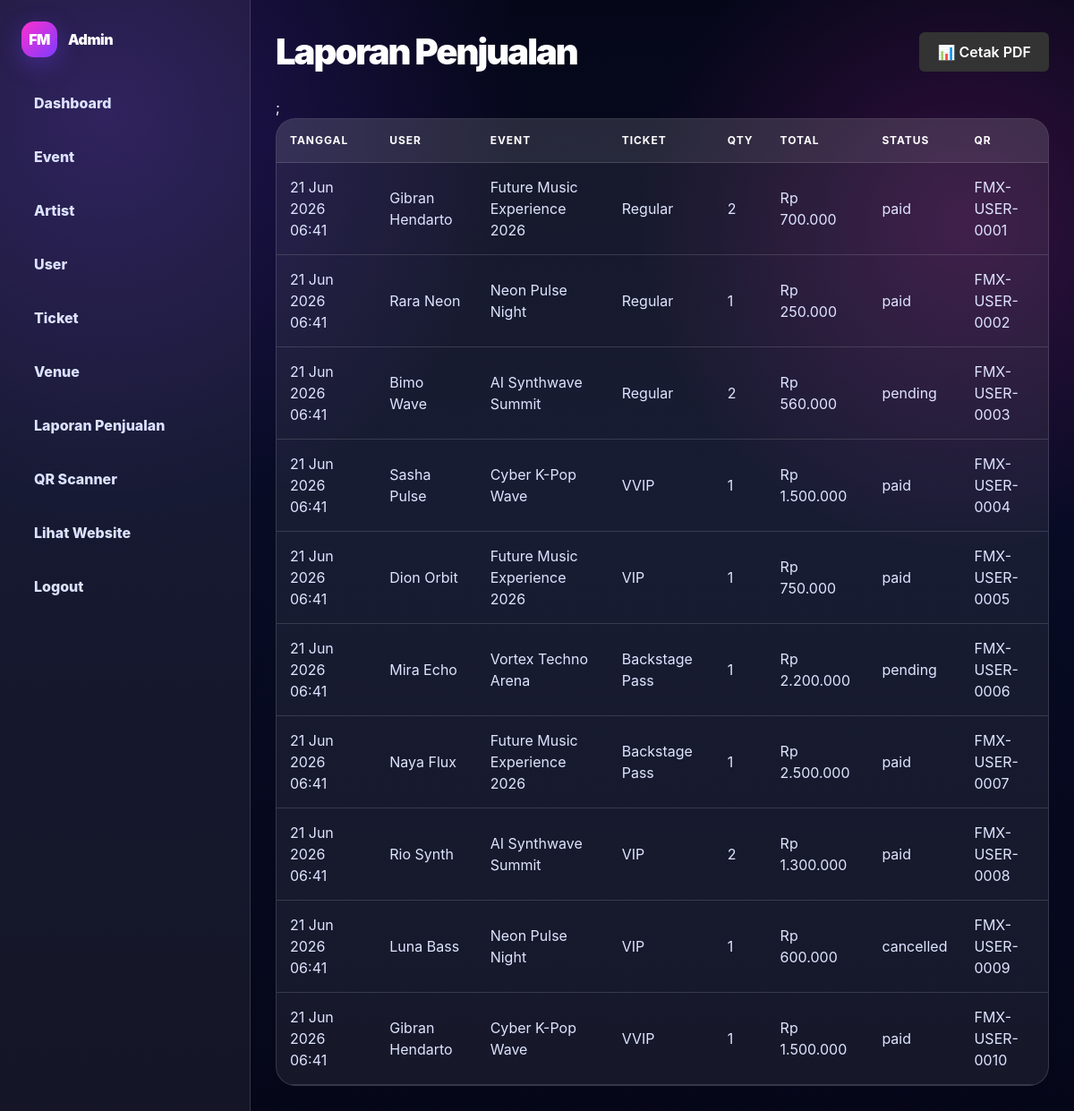
Page /admin/purchases.php (signed in) on the committed database.
### tables this page shows
CREATE TABLE `purchases` (
  `id_purchase` int NOT NULL,
  `id_user` int NOT NULL,
  `id_event` int NOT NULL,
  `id_ticket` int NOT NULL,
  `quantity` int NOT NULL,
  `total_price` decimal(12,2) NOT NULL,
  `buyer_name` varchar(120) NOT NULL,
  `buyer_email` varchar(150) NOT NULL,
  `status` enum('pending','paid','cancelled') NOT NULL DEFAULT 'pending',
  `qr_code` varchar(80) NOT NULL,
  `created_at` timestamp NULL DEFAULT CURRENT_TIMESTAMP
);

CREATE TABLE `users` (
  `id_user` int NOT NULL,
  `name` varchar(120) NOT NULL,
  `email` varchar(150) NOT NULL,
  `password` varchar(255) NOT NULL,
  `role` enum('admin','user') NOT NULL DEFAULT 'user',
  `membership` enum('Free','Neon','Galaxy','Legend') NOT NULL DEFAULT 'Free',
  `phone` varchar(30) DEFAULT NULL,
  `created_at` timestamp NULL DEFAULT CURRENT_TIMESTAMP
);

CREATE TABLE `events` (
  `id_event` int NOT NULL,
  `id_venue` int NOT NULL,
  `title` varchar(180) NOT NULL,
  `slug` varchar(180) NOT NULL,
  `description` text NOT NULL,
  `event_date` date NOT NULL,
  `start_time` time NOT NULL,
  `category` varchar(80) NOT NULL,
  `status` enum('upcoming','popular','featured','completed') NOT NULL DEFAULT 'upcoming',
  `image_url` varchar(255) NOT NULL,
  `video_url` varchar(255) DEFAULT NULL,
  `seat_total` int NOT NULL DEFAULT '1000',
  `seat_available` int NOT NULL DEFAULT '1000',
  `created_at` timestamp NULL DEFAULT CURRENT_TIMESTAMP
);

CREATE TABLE `ticket_types` (
  `id_ticket` int NOT NULL,
  `id_event` int NOT NULL,
  `ticket_name` enum('Regular','VIP','VVIP','Backstage Pass') NOT NULL,
  `price` decimal(12,2) NOT NULL,
  `quota` int NOT NULL,
  `sold` int NOT NULL DEFAULT '0',
  `benefits` text NOT NULL
);

### config/database.php (called while the page is built, shortened)
<?php
$DB_HOST = 'localhost';
$DB_USER = 'root';
$DB_PASS = '';
$DB_NAME = 'future_music_db';
$conn = mysqli_connect($DB_HOST, $DB_USER, $DB_PASS, $DB_NAME);
mysqli_set_charset($conn, 'utf8mb4');
function e($value) {
    return htmlspecialchars((string)$value, ENT_QUOTES, 'UTF-8');
}
function url($path='') {
    $scriptDir = str_replace('\\', '/', dirname($_SERVER['SCRIPT_NAME']));
    $currentFolder = basename($scriptDir);
    if (in_array($currentFolder, ['auth', 'admin', 'user', 'api'], true)) {
        $base = dirname($scriptDir);
    } else {
        $base = $scriptDir;
    }
    $base = rtrim($base, '/');
    return $base . '/' . ltrim($path, '/');
}
function rupiah($number) {
    return 'Rp ' . number_format((float)$number, 0, ',', '.');
}
function db_all($sql) {
    global $conn;
    $q = mysqli_query($conn, $sql);
    $rows = [];
    if ($q) {
        while ($row = mysqli_fetch_assoc($q)) $rows[] = $row;
    }
    return $rows;
}
?>

### admin/purchases.php (the view, shortened to what this page needs)
<?php
include '../config/database.php';
$rows = db_all("SELECT p.*,u.name,e.title,t.ticket_name FROM purchases p JOIN users u ON p.id_user=u.id_user JOIN events e ON p.id_event=e.id_event JOIN ticket_types t ON p.id_ticket=t.id_ticket ORDER BY p.created_at DESC");
include '../includes/admin_header.php';
?>
<div style="display: flex; justify-content: space-between; align-items: center; margin-bottom: 20px;">
    <h1 class="admin-title" style="margin: 0;">Laporan Penjualan</h1>
    <a href="<?= url('admin/purchases_report.php'); ?>" style="display: inline-flex; align-items: center; gap: 8px; padding: 10px 20px; background-color: #333; color: white; text-decoration: none; border-radius: 6px; font-weight: 600; transition: background-color 0.3s;" onmouseover="this.style.backgroundColor='#555'" onmouseout="this.style.backgroundColor='#333'">
        📊 Cetak PDF
    </a>
</div>;
<div class="table-wrap">
    <table>
        <thead>
            <tr>
                <th>Tanggal</th>
                <th>User</th>
                <th>Event</th>
                <th>Ticket</th>
                <th>Qty</th>
                <th>Total</th>
                <th>Status</th>
                <th>QR</th>
            </tr>
        </thead>
        <tbody><?php foreach ($rows as $r): ?><tr>
                    <td><?= date('d M Y H:i', strtotime($r['created_at'])); ?></td>
                    <td><?= e($r['name']); ?></td>
                    <td><?= e($r['title']); ?></td>
                    <td><?= e($r['ticket_name']); ?></td>
                    <td><?= (int)$r['quantity']; ?></td>
                    <td><?= rupiah($r['total_price']); ?></td>
                    <td><?= e($r['status']); ?></td>
                    <td><?= e($r['qr_code']); ?></td>
                </tr><?php endforeach; ?></tbody>
    </table>
</div>
<?php include '../includes/admin_footer.php'; ?>

### assets/css/style.css (style rules this page uses)
:root { --dark:#06091f; --dark2:#080b2a; --panel:rgba(255,255,255,.07); --panel2:rgba(255,255,255,.11); --line:rgba(255,255,255,.14); --white:#ffffff; --muted:#aab2d5; --pink:#ff2fd0; --purple:#7c3cff; --cyan:#47e5ff; --blue:#101a4d; --shadow:0 24px 80px rgba(0,0,0,.35); }
* { box-sizing:border-box }
html { scroll-behavior:smooth }
body { margin:0; font-family:Inter,ui-sans-serif,system-ui,-apple-system,BlinkMacSystemFont,"Segoe UI",sans-serif; color:var(--white); background: radial-gradient(circle at 10% 10%, rgba(124,60,255,.25), transparent 30%), radial-gradient(circle at 90% 20%, rgba(255,47,208,.18), transparent 25%), linear-gradient(180deg,#050719 0%,#070b24 45%,#050719 100%); min-height:100vh; }
a { text-decoration:none;color:inherit }
.table-wrap { overflow:auto;border:1px solid var(--line);border-radius:22px;background:rgba(255,255,255,.07) }
table { width:100%;border-collapse:collapse;min-width:760px }
th,td { padding:15px;border-bottom:1px solid var(--line);text-align:left }
th { color:#fff;font-size:12px;text-transform:uppercase;letter-spacing:.08em;background:rgba(255,255,255,.07) }
td { color:#dfe4ff }
.admin-title { font-size:40px;font-weight:1000;letter-spacing:-.05em;margin-bottom:20px }

### rows in the picture
purchases: created_at "21 Jun 2026 06:41", id_user.name "Gibran Hendarto", id_event.title "Future Music Experience 2026", id_ticket.ticket_name "Regular", quantity "2", total_price "Rp 700.000", status "paid", qr_code "FMX-USER-0001"
purchases: created_at "21 Jun 2026 06:41", id_user.name "Rara Neon", id_event.title "Neon Pulse Night", id_ticket.ticket_name "Regular", quantity "1", total_price "Rp 250.000", status "paid", qr_code "FMX-USER-0002"
purchases: created_at "21 Jun 2026 06:41", id_user.name "Bimo Wave", id_event.title "AI Synthwave Summit", id_ticket.ticket_name "Regular", quantity "2", total_price "Rp 560.000", status "pending", qr_code "FMX-USER-0003"
purchases: created_at "21 Jun 2026 06:41", id_user.name "Sasha Pulse", id_event.title "Cyber K-Pop Wave", id_ticket.ticket_name "VVIP", quantity "1", total_price "Rp 1.500.000", status "paid", qr_code "FMX-USER-0004"
purchases: created_at "21 Jun 2026 06:41", id_user.name "Dion Orbit", id_event.title "Future Music Experience 2026", id_ticket.ticket_name "VIP", quantity "1", total_price "Rp 750.000", status "paid", qr_code "FMX-USER-0005"
purchases: created_at "21 Jun 2026 06:41", id_user.name "Mira Echo", id_event.title "Vortex Techno Arena", id_ticket.ticket_name "Backstage Pass", quantity "1", total_price "Rp 2.200.000", status "pending", qr_code "FMX-USER-0006"
purchases: created_at "21 Jun 2026 06:41", id_user.name "Naya Flux", id_event.title "Future Music Experience 2026", id_ticket.ticket_name "Backstage Pass", quantity "1", total_price "Rp 2.500.000", status "paid", qr_code "FMX-USER-0007"
purchases: created_at "21 Jun 2026 06:41", id_user.name "Rio Synth", id_event.title "AI Synthwave Summit", id_ticket.ticket_name "VIP", quantity "2", total_price "Rp 1.300.000", status "paid", qr_code "FMX-USER-0008"
purchases: created_at "21 Jun 2026 06:41", id_user.name "Luna Bass", id_event.title "Neon Pulse Night", id_ticket.ticket_name "VIP", quantity "1", total_price "Rp 600.000", status "cancelled", qr_code "FMX-USER-0009"
purchases: created_at "21 Jun 2026 06:41", id_user.name "Gibran Hendarto", id_event.title "Cyber K-Pop Wave", id_ticket.ticket_name "VVIP", quantity "1", total_price "Rp 1.500.000", status "paid", qr_code "FMX-USER-0010"
